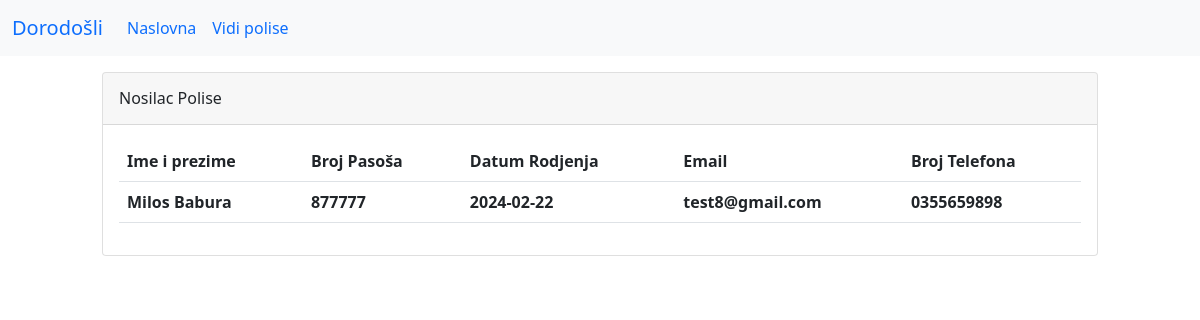
Screenshot of /polisa_detaljnije.php?id_polise=4&id_nosioca_osiguranja=16&tip_osiguranja=individualno with the database file from the repository.
### tables this page shows
CREATE TABLE `nosioci_osiguranja` (
  `id` int(10) UNSIGNED NOT NULL,
  `ime` varchar(255) NOT NULL,
  `prezime` varchar(255) NOT NULL,
  `broj_pasosa` varchar(6) NOT NULL,
  `datum_rodjenja` date NOT NULL,
  `email` varchar(255) NOT NULL,
  `broj_telefona` varchar(255) DEFAULT NULL
);

### polisa_detaljnije.php (the view, shortened to what this page needs)
<?php
require_once "navigacija.php";
require_once "connection.php";
if ( $_SERVER["REQUEST_METHOD"] == "GET"){
    $nosilacPoliseId = $_GET['id_nosioca_osiguranja'];
    $tipOsiguranja = $_GET['tip_osiguranja'];
    if ( $tipOsiguranja == "grupno"){
        $q = "SELECT * FROM `nosioci_osiguranja`
        WHERE `id` = $nosilacPoliseId LIMIT 1";
        $res = $conn->query($q);
        $nPolise = $res->fetch_assoc();
        $q =  "SELECT * FROM `osiguranici`
        WHERE `nosilac_osiguranja_id` = $nosilacPoliseId";
        $res = $conn->query($q);
        $osiguranici = $res -> fetch_all(MYSQLI_ASSOC);
    }else{
        $q = "SELECT * FROM `nosioci_osiguranja`
        WHERE `id` = $nosilacPoliseId LIMIT 1";
        $res = $conn->query($q);
        $nPolise = $res->fetch_assoc();
    }
}
?>
<!DOCTYPE html>
<html lang="en">
<head>
    <link href="https://cdn.jsdelivr.net/npm/bootstrap@5.0.2/dist/css/bootstrap.min.css" rel="stylesheet">
</head>
<body>
    <div class="container-md-xxl">
        <div class="row justify-content-center ">
                <div class="col-10">
                    <div class="card mt-3">
                        <div class="card-header pt-3">
                            <h6>
                                Nosilac Polise
                            </h6>
                        </div>
                        <div class="card-body">
                            <table class="table">
                                <thead class="thead-dark">
                                    <tr>
                                        <th scope="col">Ime i prezime</th>
                                        <th scope="col">Broj Pasoša</th>
                                        <th scope="col">Datum Rodjenja</th>
                                        <th scope="col">Email</th>
                                        <th scope="col">Broj Telefona</th>
                                    </tr>
                                    <tr>
                                        <th scope="col"><?php echo $nPolise['ime'] ." ".$nPolise['prezime'] ?></th>
                                        <th scope="col"><?php echo $nPolise['broj_pasosa']; ?></th>
                                        <th scope="col"><?php echo $nPolise['datum_rodjenja']; ?></th>
                                        <th scope="col"><?php echo $nPolise['email']; ?></th>
                                        <th scope="col"><?php echo $nPolise['broj_telefona']; ?></th>
                                    </tr>
                                </thead>
                            </table>
                        </div>
                    </div>
                </div>
        </div>
    </div>
</body>
</html>

### rows the page displays
nosioci_osiguranja: ime "Milos", prezime "Babura", broj_pasosa "877777", datum_rodjenja "2024-02-22", email "test8@gmail.com", broj_telefona "0355659898"
